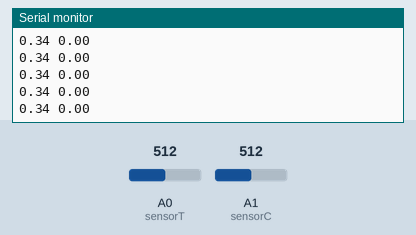
Recording of a sketch running on a simulated Arduino Uno, built with avr-gcc and run on an emulated ATmega328P. Shown: the last lines printed to the serial monitor. The test bench sets the inputs (shaded band); at power-on: A0 (sensorT) = 512, A1 (sensorC) = 512.

Above: at 1.2 s.
1.3 s: A0 (sensorT) set to 716
At 1.41 s:
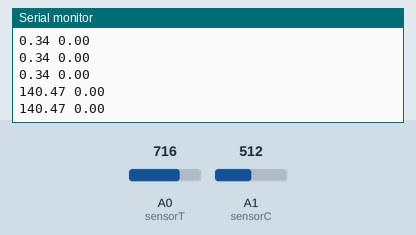
2.8 s: A1 (sensorC) set to 716
At 2.82 s:
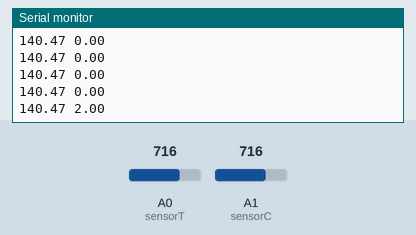
4.3 s: A0 (sensorT) set to 900
At 4.36 s:
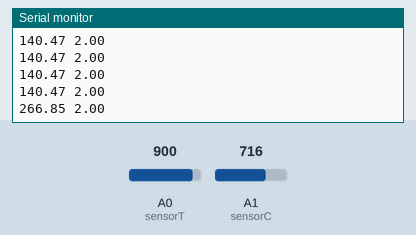
5.8 s: A1 (sensorC) set to 900
At 5.83 s:
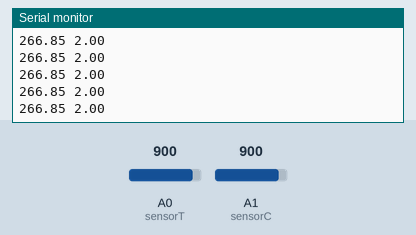
Timing chart, 0 to 8.3 s (numbered marks = the images above; inputs shaded):
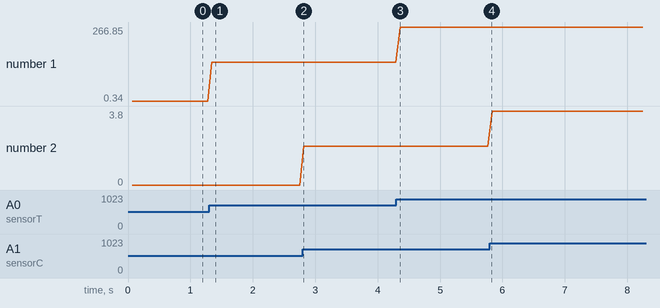

The sketch:

WATTino_com_Millis.ino
```cpp
const int sensorT = A0;  //Sensor de Tensao
const int sensorC = A1; //Sensor de Corrente

float Tensao = 0;              // Variavel que guarda os Valores convertidos de Tensao
float Corrente = 0;            // Variavel que guarda os valores convertidos de Corrente
float LeituraTensao = 0;       // Variavel que guarda os valores lidos de Tensao
float LeituraCorrente = 0;     // Variavel que guarda os valores lidos de Corrente


unsigned long  tempoAnterior = 0;
const long intervalo = 67;            //Pode ser alterado para 65.75


void setup()
{
  Serial.begin(9600);
  pinMode( sensorT, INPUT);              //  Inicia os Sensores
  pinMode( sensorC, INPUT);             //      como Entrada
}

void loop()
{
 unsigned long tempoAtual = millis();


 if ( tempoAtual - tempoAnterior >= intervalo)
{
  LeituraTensao = analogRead(sensorT);                                    // Faz a Leitura do Sensor de Tensao
  LeituraCorrente = analogRead(sensorC);                                  // Faz a Leitura do Sensor de Corrente
  Tensao = (((LeituraTensao - 511.5) * 1207096)/1757369.88);              // Converte os valores lidos para Tensao
  Corrente = (((LeituraCorrente - 511.5) * 5000)/511500);                 // Converte os valores lidos para Corrente
  Serial.print(Tensao);
  Serial.print(" ");
  Serial.println(Corrente);

  tempoAnterior = tempoAtual;
}


}
```

Measured:
- after the input at 1.3 s, the serial monitor: prints a new line at once (image 1)
- after the input at 2.8 s, the serial monitor: prints a new line at once (image 2)
- after the input at 4.3 s, the serial monitor: prints a new line after 0.06 s (image 3)
- plotted number 1: 0.34 → 140.47 after the input at 1.3 s, 140.47 → 266.85 after the input at 4.3 s
- plotted number 2: 0 → 2 after the input at 2.8 s, 2 → 3.8 after the input at 5.8 s
